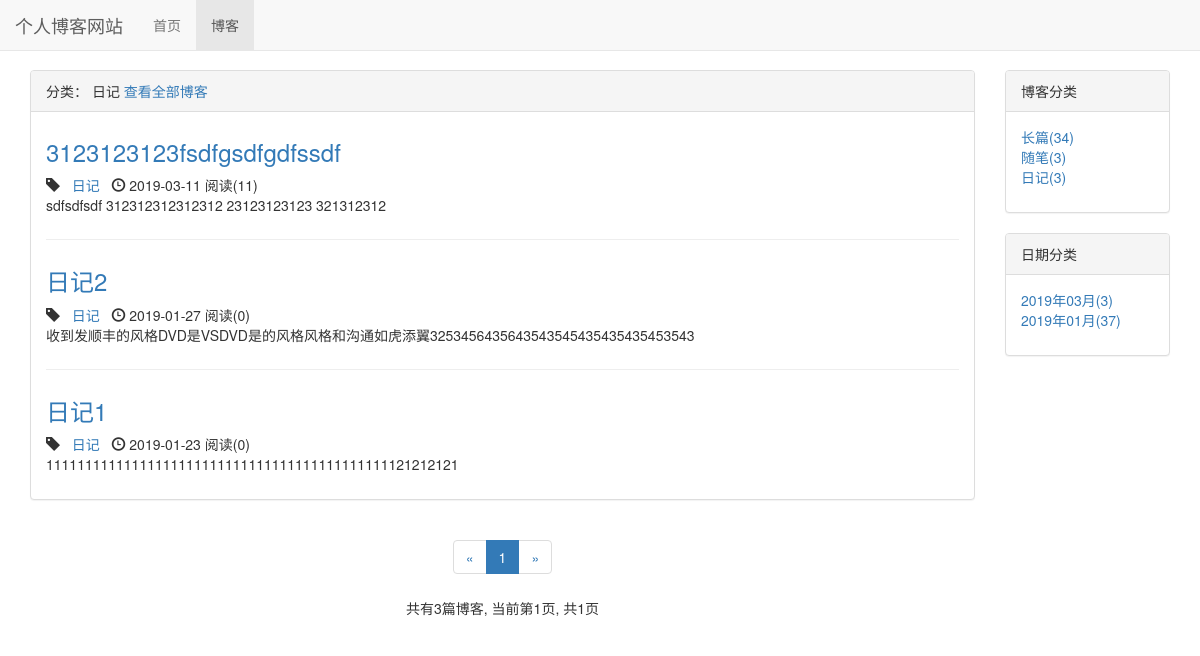
Page /blog/type/3 on the committed database.
### blog/models.py (models this page shows, shortened)
class BlogType(models.Model):
    type_name = models.CharField(max_length=50)
    def __str__(self):
        return self.type_name

class Blog(models.Model, ReadNumExpandMethod):
    title = models.CharField(max_length=50)
    blog_type = models.ForeignKey(BlogType, on_delete=models.DO_NOTHING)
    content = RichTextUploadingField()
    author = models.ForeignKey(User, on_delete=models.DO_NOTHING)
    created_time = models.DateTimeField(auto_now_add=True)
    last_updated_time = models.DateTimeField(auto_now=True)
    class Meta:
        ordering = ['-created_time']

### read_statistics/models.py (models this page shows)
class ReadNum(models.Model):
    read_num = models.IntegerField(default=0)
    content_type = models.ForeignKey(ContentType, on_delete=models.DO_NOTHING)
    object_id = models.PositiveIntegerField()
    content_object = GenericForeignKey('content_type', 'object_id')

### blog/views.py (the view)
# urls.py: path('type/<int:blog_type_pk>', views.blogs_with_type, name='blogs_with_type'),
def blogs_with_type(request, blog_type_pk):
    blog_type = get_object_or_404(BlogType, pk=blog_type_pk)
    blogs_all_list = Blog.objects.filter(blog_type=blog_type)
    context = get_blog_list_common_data(blogs_all_list, request)
    context['blog_type'] = blog_type
    return render_to_response('blog/blogs_with_type.html', context)

### read_statistics/models.py (called while the page is built)
    def get_read_num(self):
        try:
            ct = ContentType.objects.get_for_model(self)
            readnum = ReadNum.objects.get(content_type=ct, object_id=self.pk)
            return readnum.read_num
        except exceptions.ObjectDoesNotExist:
            return 0

### blog/templates/blog/blogs_with_type.html (shortened to what this page needs)
{% extends 'blog/blog_list.html' %}
{% block blog_list_title %}
    分类： {{ blog_type.type_name }}
    <a href="{% url 'blog_list' %}">查看全部博客</a>
{% endblock %}

### blog/templates/blog/blog_list.html (shortened to what this page needs)
{% extends 'base.html' %}
{% block nav_blog_active %}active{% endblock %}
{% load staticfiles %}
{% block header_extends %}
    <link rel="stylesheet" type="text/css" href="{% static 'blog/blog.css' %}">
{% endblock %}
{% block content %}
    <div class="container">
        <div class="row">
            <div class="col-xs-12 col-sm-8 col-md-9 col-lg-10">
                <div class="panel panel-default">
                    <div class="panel-heading">{% block blog_list_title %}博客列表{% endblock %}</div>
                    <div class="panel-body">
                        {% for blog in blogs %}
                            <div class="blog">
                                <h3><a href="{% url 'blog_detail' blog.pk %}">{{ blog.title }}</a></h3>
                                <p class="blog-info">
                                    <span class="glyphicon glyphicon-tag"></span>&nbsp;&nbsp;&nbsp;<a href="{% url 'blogs_with_type' blog.blog_type.pk %}">{{ blog.blog_type }}</a>&nbsp;&nbsp;&nbsp;<span class="glyphicon glyphicon-time"></span> {{ blog.created_time|date:"Y-m-d" }}
                                    阅读({{ blog.get_read_num }})
                                </p>
                                <p>{{ blog.content|striptags|truncatechars:120 }}</p>
                            </div>
                        {% empty %}
                            <div class="blog">
                                <h3>暂无博客，敬请期待</h3>
                            </div>
                        {% endfor %}
                    </div>
                </div>
                <div class="paginator">
                    <ul class="pagination">
                        <li>
                            {% if page_of_blogs.has_previous %}
                                <a href="?page={{ page_of_blogs.previous_page_number }}" aria-label="Previous">
                                    <span aria-hidden="true">&laquo;</span>
                                </a>
                            {% else %}
                                <span aria-hidden="true">&laquo;</span>
                            {% endif %}
                        </li>
                        {% for page_num in page_range %}
                            {% if page_num == page_of_blogs.number %}
                                <li class="active"><span>{{ page_num }}</span></li>
                            {% else %}
                                {% if page_num == '...' %}
                                    <li><span>{{ page_num }}</span></li>
                                {% else %}
                                    <li><a href="?page={{ page_num }}">{{ page_num }}</a></li>
                                {% endif %}
                            {% endif %}
                        {% endfor %}
                        <li>
                            {% if page_of_blogs.has_next %}
                                <a href="?page={{ page_of_blogs.next_page_number }}" aria-label="Next">
                                    <span aria-hidden="true">&raquo;</span>
                                </a>
                            {% else %}
                                <span aria-hidden="true">&raquo;</span>
                            {% endif %}
                        </li>
                    </ul>
                    <p>
                        共有{{ page_of_blogs.paginator.count }}篇博客,
                        当前第{{ page_of_blogs.number }}页,
                        共{{ page_of_blogs.paginator.num_pages }}页
                    </p>
                </div>
            </div>
            <div class="hidden-xs col-sm-4 col-md-3 col-lg-2">
                <div class="panel panel-default">
                    <div class="panel-heading">博客分类</div>
                    <div class="panel-body">
                        <ul class="blog-types">
                            {% for blog_type in blog_types %}
                                <li><a href="{% url 'blogs_with_type' blog_type.pk %}">{{ blog_type.type_name }}({{ blog_type.blog_set.count }})</a></li>
                            {% empty %}
                                <li>暂无分类</li>
                            {% endfor %}
                        </ul>
                    </div>
                </div>
                <div class="panel panel-default">
                    <div class="panel-heading">日期分类</div>
                    <div class="panel-body">
                        <ul>
                            {% for blog_date, blog_count in blog_dates.items %}
                                <li>
                                    <a href="{% url 'blogs_with_date' blog_date.year blog_date.month %}">
                                        {{ blog_date|date:"Y年m月" }}({{ blog_count }})
                                    </a>
                                </li>
                            {% endfor %}
                        </ul>
                    </div>
                </div>
            </div>
        </div>
    </div>
{% endblock %}

### templates/base.html (shortened to what this page needs)
{% load staticfiles %}
<!DOCTYPE html>
<html lang="zh-CN">
<head>
    <link rel="stylesheet" type="text/css" href="{% static 'css/base.css' %}">
    <link rel="stylesheet" type="text/css" href="{% static 'bootstrap-3.3.7/css/bootstrap.min.css' %}">
    {% block header_extends %}{% endblock %}
</head>
<body>
    <div class="navbar navbar-default navbar-fixed-top" role="navigation">
        <div class="container-fluid">
            <div class="navbar-header">
                <a class="navbar-brand" href="{% url 'home' %}">个人博客网站</a>
            </div>
            <div id="navbar-collapse" class="collapse navbar-collapse">
                <ul class="nav navbar-nav">
                    <li class="{% block nav_home_active %}{% endblock %}">
                        <a href="{% url 'home' %}">首页</a>
                    </li>
                    <li class="{% block nav_blog_active %}{% endblock %}">
                        <a href="{% url 'blog_list' %}">博客</a>
                    </li>
                </ul>
            </div>
        </div>
    </div>
    {% block content %}{% endblock %}
</body>
</html>

### static/css/base.css (style rules this page uses)
* { margin: 0; padding: 0; }
body { margin-top: 70px!important; }
ul { list-style-type: none!important; }

### blog/static/blog/blog.css (style rules this page uses)
ul.blog-types { list-style-type: none; }
div.blog:not(:last-child) { margin-bottom: 2em; padding-bottom: 1em; border-bottom: 1px solid #eee; }
div.blog h3 { margin-top: 0.5em; }
div.blog p.blog-info { margin-bottom: 0; }
div.paginator { text-align: center; }

### rows in the picture
BlogType: type_name "日记", blog_set.count "3"
Blog: title "3123123123fsdfgsdfgdfssdf", blog_type "日记", created_time "2019-03-11", get_read_num "11", content "sdfsdfsdf 312312312312312 23123123123 321312312"
Blog: title "日记2", blog_type "日记", created_time "2019-01-27", get_read_num "0", content "收到发顺丰的风格DVD是VSDVD是的风格风格和沟通如虎添翼3253456435643543545435435435453543"
Blog: title "日记1", blog_type "日记", created_time "2019-01-23", get_read_num "0", content "11111111111111111111111111111111111111111111121212121"
BlogType: type_name "长篇", blog_set.count "34"
BlogType: type_name "随笔", blog_set.count "3"

### other values in the picture
{{ page_num }} "1"
{{ page_of_blogs.paginator.count }} "3"
{{ page_of_blogs.number }} "1"
{{ page_of_blogs.paginator.num_pages }} "1"
{{ blog_date|date:"Y年m月" }} "2019年03月" "2019年01月"
{{ blog_count }} "3" "37"
